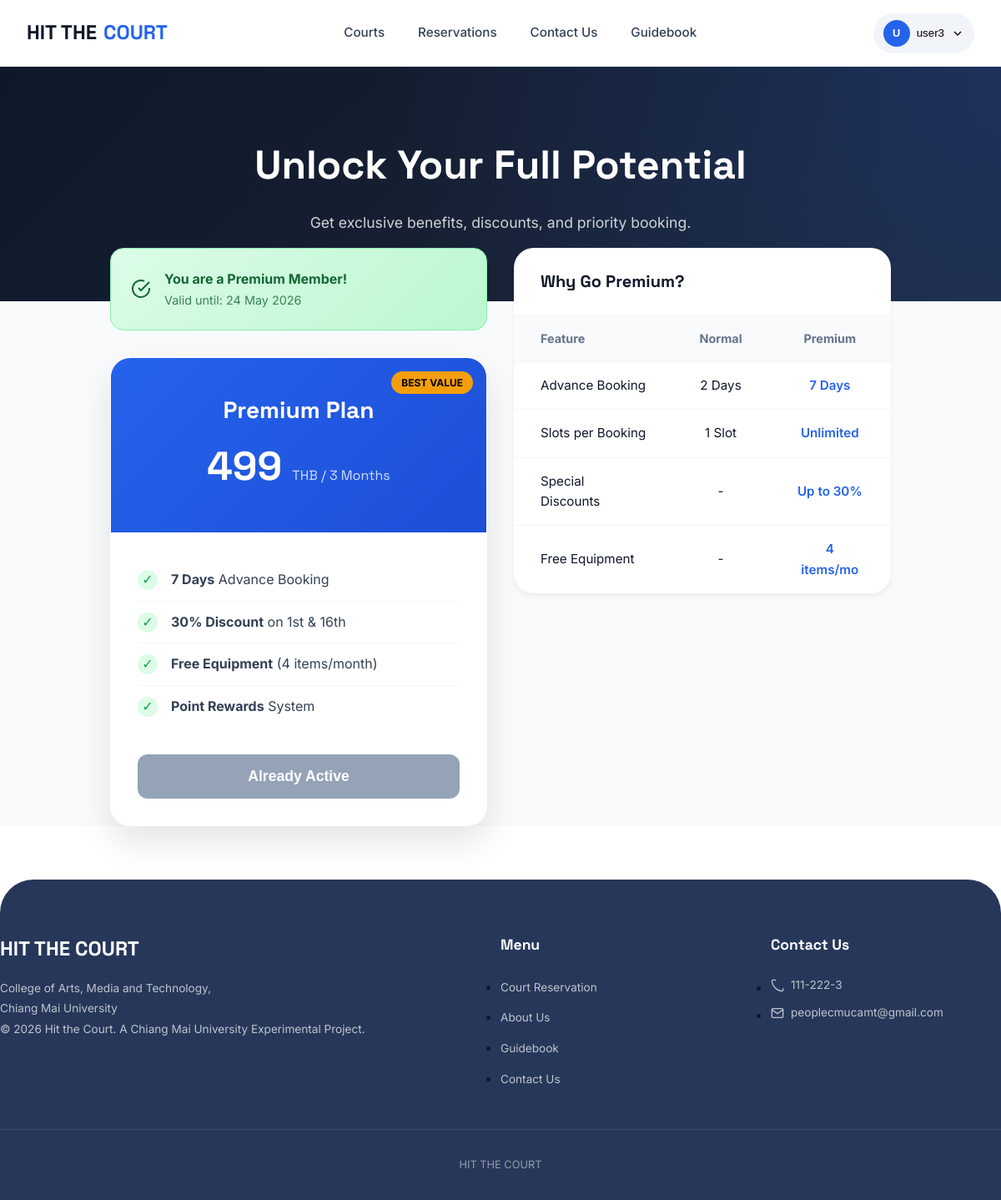
Screenshot of /pages/membership.php (signed in) with the database file from the repository.
### tables this page shows
CREATE TABLE `users` (
  `user_id` int(11) NOT NULL,
  `username` varchar(50) NOT NULL,
  `password` varchar(255) NOT NULL,
  `email` varchar(100) NOT NULL,
  `phone` varchar(20) DEFAULT NULL,
  `is_member` tinyint(1) DEFAULT 0,
  `member_expire` date DEFAULT NULL,
  `points` int(11) DEFAULT 0,
  `total_bookings` int(11) DEFAULT 0,
  `created_at` timestamp NOT NULL DEFAULT current_timestamp(),
  `updated_at` timestamp NOT NULL DEFAULT current_timestamp() ON UPDATE current_timestamp()
);

CREATE TABLE `membership_plans` (
  `plan_id` int(11) NOT NULL,
  `plan_name` varchar(50) NOT NULL,
  `duration_months` int(11) NOT NULL,
  `price` decimal(10,2) NOT NULL,
  `discount_day1` int(11) DEFAULT 30,
  `discount_day16` int(11) DEFAULT 30,
  `discount_consecutive` int(11) DEFAULT 20,
  `discount_first_booking` int(11) DEFAULT 10,
  `free_equipment_limit` int(11) DEFAULT 4,
  `advance_booking_days` int(11) DEFAULT 7,
  `features` text DEFAULT NULL,
  `status` enum('active','inactive') DEFAULT 'active',
  `created_at` timestamp NOT NULL DEFAULT current_timestamp()
);

### config.php (called while the page is built, shortened)
<?php
function isLoggedIn() {
    return isset($_SESSION['user_id']);
}
?>

### pages/membership.php (the view, shortened to what this page needs)
<?php
require_once '../config.php';
 $userStmt = $pdo->prepare("SELECT * FROM users WHERE user_id = ?");
 $userStmt->execute([$_SESSION['user_id']]);
 $user = $userStmt->fetch();
 $planStmt = $pdo->query("SELECT * FROM membership_plans WHERE status = 'active' LIMIT 1");
 $plan = $planStmt->fetch();
?>
<!DOCTYPE html>
<html lang="en">
<head>
    <link rel="stylesheet" href="<?= SITE_URL ?>/assets/css/home.css">
    <link rel="stylesheet" href="<?= SITE_URL ?>/assets/css/membership.css">
</head>
<body>
    <nav class="navbar-home" id="navbar">
        <div class="navbar-container">
            <a href="index.php" class="navbar-logo">HIT THE <span>COURT</span></a>
            <ul class="nav-menu">
                <li class="nav-item">
                    <a href="<?= SITE_URL ?>/pages/courts.php" class="nav-link">
                        Courts
                    </a>
                </li>
                <li class="nav-item">
                    <a href="<?= SITE_URL ?>/pages/reservations.php" class="nav-link">Reservations</a>
                </li>
                <li class="nav-item">
                    <a href="<?= SITE_URL ?>/pages/reports.php" class="nav-link">Contact Us</a>
                </li>
                <li class="nav-item">
                    <a href="<?= SITE_URL ?>/pages/guidebook.php" class="nav-link">Guidebook</a>
                </li>
            </ul>
            <div class="nav-auth">
                <?php if (isLoggedIn()): ?>
                    <div class="user-menu">
                        <button class="user-btn">
                            <div class="user-avatar">
                                <?= strtoupper(substr($_SESSION['username'], 0, 1)) ?>
                            </div>
                            <span><?= htmlspecialchars($_SESSION['username']) ?></span>
                            <svg xmlns="http://www.w3.org/2000/svg" width="16" height="16" viewBox="0 0 24 24" fill="none" stroke="currentColor" stroke-width="2"><polyline points="6 9 12 15 18 9"></polyline></svg>
                        </button>
                    </div>
                <?php else: ?>
                    <a href="<?= SITE_URL ?>/pages/login.php" class="btn btn-ghost">Login</a>
                    <a href="<?= SITE_URL ?>/pages/register.php" class="btn btn-primary">Sign Up</a>
                <?php endif; ?>
            </div>
        </div>
    </nav>
    <div class="membership-page">
        <section class="membership-hero">
            <h1>Unlock Your Full Potential</h1>
            <p>Get exclusive benefits, discounts, and priority booking.</p>
        </section>
        <div class="plan-container">
            <div>
                <?php if ($user['is_member'] && $user['member_expire'] > date('Y-m-d')): ?>
                <div class="active-member-alert">
                    <svg xmlns="http://www.w3.org/2000/svg" width="24" height="24" viewBox="0 0 24 24" fill="none" stroke="currentColor" stroke-width="2"><path d="M22 11.08V12a10 10 0 1 1-5.93-9.14"></path><polyline points="22 4 12 14.01 9 11.01"></polyline></svg>
                    <div>
                        <strong>You are a Premium Member!</strong>
                        <div style="font-size: 0.9rem; opacity: 0.8">Valid until: <?= date('d M Y', strtotime($user['member_expire'])) ?></div>
                    </div>
                </div>
                <?php endif; ?>
                <?php if ($plan): ?>
                <div class="premium-card">
                    <div class="premium-header">
                        <div class="premium-badge">Best Value</div>
                        <h2 class="premium-title"><?= htmlspecialchars($plan['plan_name']) ?></h2>
                        <p class="premium-price">
                            <?= number_format($plan['price']) ?>
                            <span>THB / <?= $plan['duration_months'] ?> Months</span>
                        </p>
                    </div>
                    <div class="premium-body">
                        <ul class="feature-list">
                            <li>
                                <div class="feature-icon">✓</div>
                                <span><strong><?= $plan['advance_booking_days'] ?> Days</strong> Advance Booking</span>
                            </li>
                            <li>
                                <div class="feature-icon">✓</div>
                                <span><strong><?= $plan['discount_day1'] ?>% Discount</strong> on 1st & 16th</span>
                            </li>
                            <li>
                                <div class="feature-icon">✓</div>
                                <span><strong>Free Equipment</strong> (<?= $plan['free_equipment_limit'] ?> items/month)</span>
                            </li>
                             <li>
                                <div class="feature-icon">✓</div>
                                <span><strong>Point Rewards</strong> System</span>
                            </li>
                        </ul>
                        <form method="POST" action="">
                            <button type="submit" class="btn-get-premium" <?= ($user['is_member'] && $user['member_expire'] > date('Y-m-d')) ? 'disabled' : '' ?>>
                                <?php if ($user['is_member'] && $user['member_expire'] > date('Y-m-d')): ?>
                                    Already Active
                                <?php else: ?>
                                    Get Premium
                                <?php endif; ?>
                            </button>
                        </form>
                    </div>
                </div>
                <?php endif; ?>
            </div>
            <div class="comparison-card">
                <div class="comparison-header">
                    <h3>Why Go Premium?</h3>
                </div>
                <table class="comparison-table">
                    <thead>
                        <tr>
                            <th>Feature</th>
                            <th style="text-align: center;">Normal</th>
                            <th style="text-align: center;">Premium</th>
                        </tr>
                    </thead>
                    <tbody>
                        <tr>
                            <td>Advance Booking</td>
                            <td style="text-align: center;">2 Days</td>
                            <td style="text-align: center;" class="highlight-text">7 Days</td>
                        </tr>
                        <tr>
                            <td>Slots per Booking</td>
                            <td style="text-align: center;">1 Slot</td>
                            <td style="text-align: center;" class="highlight-text">Unlimited</td>
                        </tr>
                        <tr>
                            <td>Special Discounts</td>
                            <td style="text-align: center;">-</td>
                            <td style="text-align: center;" class="highlight-text">Up to 30%</td>
                        </tr>
                        <tr>
                            <td>Free Equipment</td>
                            <td style="text-align: center;">-</td>
                            <td style="text-align: center;" class="highlight-text">4 items/mo</td>
                        </tr>
                    </tbody>
                </table>
            </div>
        </div>
    </div>
</body>
    <footer class="footer">
        <div class="container">
            <div class="footer-grid">
                <div>
                    <span class="footer-logo">HIT THE COURT</span>
                    <p class="footer-text">
                        College of Arts, Media and Technology,<br>
                        Chiang Mai University<br>
                        © 2026 Hit the Court. A Chiang Mai University Experimental Project.
                    </p>
                </div>
                <div class="footer-links">
                    <h4>Menu</h4>
                    <ul>
                        <li><a href="<?= SITE_URL ?>/pages/courts.php">Court Reservation</a></li>
                        <li><a href="#about">About Us</a></li>
                        <li><a href="<?= SITE_URL ?>/pages/guidebook.php">Guidebook</a></li>
                        <li><a href="<?= SITE_URL ?>/pages/reports.php">Contact Us</a></li>
                    </ul>
                </div>
                <div class="footer-links">
                    <h4>Contact Us</h4>
                    <ul>
                        <li>
                            <a href="tel:111-222-3">
                                <svg xmlns="http://www.w3.org/2000/svg" width="16" height="16" viewBox="0 0 24 24" fill="none" stroke="currentColor" stroke-width="2"><path d="M22 16.92v3a2 2 0 0 1-2.18 2 19.79 19.79 0 0 1-8.63-3.07 19.5 19.5 0 0 1-6-6 19.79 19.79 0 0 1-3.07-8.67A2 2 0 0 1 4.11 2h3a2 2 0 0 1 2 1.72"></path></svg>
                                111-222-3
                            </a>
                        </li>
                        <li>
                            <a href="mailto:peoplecmucamt@gmail.com">
                                <svg xmlns="http://www.w3.org/2000/svg" width="16" height="16" viewBox="0 0 24 24" fill="none" stroke="currentColor" stroke-width="2"><path d="M4 4h16c1.1 0 2 .9 2 2v12c0 1.1-.9 2-2 2H4c-1.1 0-2-.9-2-2V6c0-1.1.9-2 2-2z"></path><polyline points="22,6 12,13 2,6"></polyline></svg>
                                peoplecmucamt@gmail.com
                            </a>
                        </li>
                    </ul>
                </div>
            </div>
            <div class="footer-bottom">
                <p>HIT THE COURT</p>
            </div>
        </div>
                                </footer>
</html>

### assets/css/membership.css (style rules this page uses)
.membership-page { padding-top: 80px; background: #F8FAFC; min-height: 100vh; }
.membership-hero { background: linear-gradient(135deg, #0F172A 0%, #1E293B 100%); color: white; padding: 5rem 2rem; text-align: center; position: relative; overflow: hidden; }
.membership-hero::before { content: ''; position: absolute; top: 0; left: 0; right: 0; bottom: 0; background: radial-gradient(circle at top right, rgba(37, 99, 235, 0.2), transparent 60%); }
.membership-hero h1 { font-family: var(--font-display); font-size: 3rem; font-weight: 700; margin-bottom: 1rem; position: relative; }
.membership-hero p { font-size: 1.1rem; opacity: 0.8; max-width: 600px; margin: 0 auto; position: relative; }
.plan-container { max-width: 1000px; margin: -4rem auto 4rem; padding: 0 2rem; position: relative; z-index: 10; display: grid; grid-template-columns: 1fr 1fr; gap: 2rem; align-items: start; }
.premium-card { background: white; border-radius: 1.5rem; box-shadow: 0 20px 40px rgba(0,0,0,0.1); overflow: hidden; transition: transform 0.3s; border: 1px solid rgba(255,255,255,0.5); }
.premium-header { background: linear-gradient(135deg, #2563EB, #1D4ED8); color: white; padding: 2.5rem 2rem; text-align: center; position: relative; }
.premium-badge { position: absolute; top: 1rem; right: 1rem; background: #F59E0B; color: #000; padding: 0.25rem 0.75rem; border-radius: 1rem; font-size: 0.75rem; font-weight: 700; text-transform: uppercase; }
.premium-title { font-family: var(--font-display); font-size: 1.75rem; margin: 0 0 0.5rem 0; }
.premium-price { font-size: 3rem; font-weight: 700; margin: 0; font-family: var(--font-display); }
.premium-price span { font-size: 1rem; font-weight: 400; opacity: 0.8; }
.premium-body { padding: 2rem; }
.feature-list { list-style: none; padding: 0; margin: 0 0 2rem 0; }
.feature-list li { display: flex; align-items: center; gap: 1rem; padding: 0.75rem 0; border-bottom: 1px solid var(--gray-100); color: var(--gray-700); }
.feature-list li:last-child { border-bottom: none; }
.feature-icon { width: 24px; height: 24px; background: #DCFCE7; border-radius: 50%; display: flex; align-items: center; justify-content: center; color: #16A34A; flex-shrink: 0; }
.btn-get-premium { width: 100%; padding: 1rem; background: var(--secondary); color: white; border: none; border-radius: 0.75rem; font-size: 1.1rem; font-weight: 600; cursor: pointer; transition: all 0.2s; display: flex; align-items: center; justify-content: center; gap: 0.5rem; text-decoration: none; }
.btn-get-premium:disabled { background: #94A3B8; cursor: not-allowed; transform: none; }
.comparison-card { background: white; border-radius: 1.5rem; box-shadow: 0 4px 6px rgba(0,0,0,0.05); overflow: hidden; }
.comparison-header { padding: 1.5rem 2rem; border-bottom: 1px solid var(--gray-100); }
.comparison-header h3 { margin: 0; font-family: var(--font-display); font-size: 1.25rem; color: var(--secondary); }
.comparison-table { width: 100%; border-collapse: collapse; }
.comparison-table th { text-align: left; padding: 1rem 2rem; background: #F8FAFC; font-size: 0.9rem; color: var(--gray-500); }
.comparison-table td { padding: 1rem 2rem; border-top: 1px solid var(--gray-100); font-size: 0.95rem; }
.highlight-text { color: var(--primary); font-weight: 600; }
.active-member-alert { background: linear-gradient(135deg, #DCFCE7, #BBF7D0); border: 1px solid #86EFAC; border-radius: 1rem; padding: 1.5rem; display: flex; align-items: center; gap: 1rem; margin-bottom: 2rem; color: #166534; }

### rows the page displays
users: member_expire "24 May 2026"
membership_plans: plan_name "Premium Plan", price "499", duration_months "3", advance_booking_days "7", discount_day1 "30", free_equipment_limit "4"

### other values shown
substr($_SESSION['username'], 0, 1) "U"
$_SESSION['username'] "user3"
